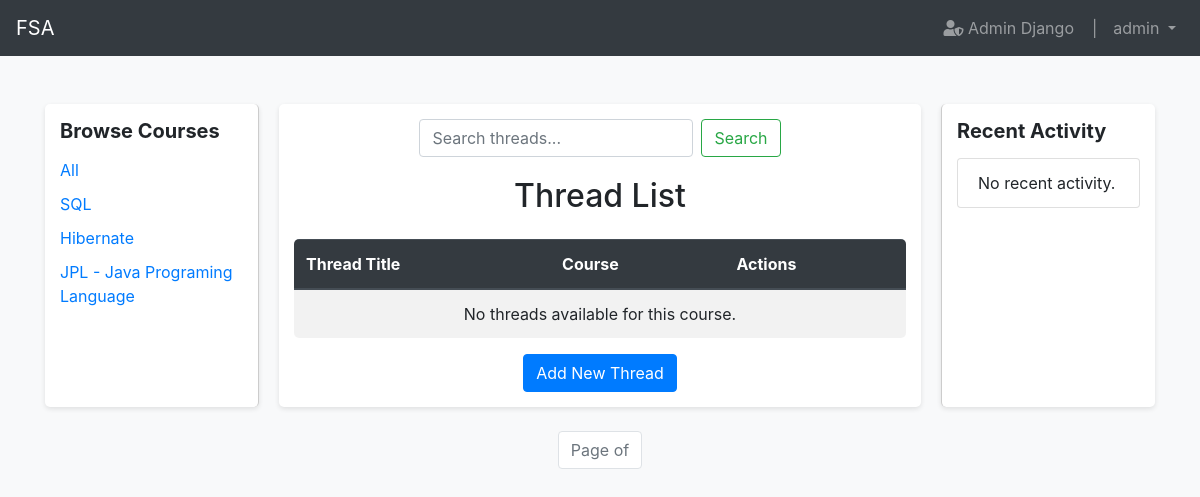
The app's page /thread/ (signed in) with its own data.
### user/models.py (models this page shows)
class User(AbstractUser):
    date_joined = models.DateTimeField(auto_now_add=True)
    training_programs = models.ManyToManyField(TrainingProgram)
    modules = models.ManyToManyField(Module, related_name='assigned_users', blank=True)
    groups = models.ManyToManyField(
        Group,
        blank=True,
        help_text='The groups this user belongs to.',
        verbose_name='groups',
        related_name='custom_user_groups',
    )
    user_permissions = models.ManyToManyField(
        Permission,
        blank=True,
        help_text='Specific permissions for this user.',
        verbose_name='user permissions',
        related_name='custom_user_permissions',
    )

### course/models.py (models this page shows, shortened)
class Course(models.Model):
    course_name = models.CharField(max_length=255, unique=True)
    course_code = models.CharField(max_length=20, unique=True, blank=True, null=True)
    description = models.TextField(blank=True, null=True)
    creator = models.ForeignKey('user.User', on_delete=models.SET_NULL, null=True, blank=True, related_name='created_courses')
    instructor = models.ForeignKey('user.User', on_delete=models.SET_NULL, null=True, blank=True, related_name='taught_courses')
    published = models.BooleanField(default=True)
    prerequisites = models.ManyToManyField('self', symmetrical=False, blank=True, related_name='is_prerequisite_for')
    tags = models.ManyToManyField('Tag', blank=True, related_name='courses')
    image = models.ImageField(upload_to='course_images/', null=True, blank=True)

### thread/views.py (the view)
# urls.py: path('', views.thread_list, name='thread_list'),
@login_required
def thread_list(request, course_id=None):
    q = request.GET.get('q', '')
    if course_id:
        threads = DiscussionThread.objects.filter(
            Q(thread_title__icontains=q) |
            Q(thread_content__icontains=q) |
            Q(created_by__username__icontains=q),
            course_id=course_id
        )
    else:
        threads = DiscussionThread.objects.filter(
            Q(thread_title__icontains=q) |
            Q(thread_content__icontains=q) |
            Q(created_by__username__icontains=q)
        )
    paginator = Paginator(threads, 10)  # 10 threads per page
    page_number = request.GET.get('page')
    page_obj = paginator.get_page(page_number)
    courses = Course.objects.all()
    context = {
        'threads': threads,
        'courses': courses,
        'query': q,
    }
    return render(request, 'thread/thread_list.html', context)

### thread/templates/thread/thread_list.html (shortened to what this page needs)
{% extends 'base.html' %}
{% load static %}
{% block content %}
<div class="container mt-5 thread-container">
    <div class="course-list">
        <h5>Browse Courses</h5>
        <ul>
            <li><a href="{% url 'thread:thread_list' %}">All</a></li>
            {% for course in courses %}
                <li><a href="{% url 'thread:thread_list_by_course' course.id %}">{{ course.course_name }}</a></li>
            {% empty %}
                <li>No courses available</li>
            {% endfor %}
        </ul>
    </div>
    <div class="main-content">
        <form method="GET" action="{% url 'thread:thread_list' %}" class="form-inline search-bar justify-content-center">
            <input type="text" name="q" class="form-control mr-sm-2" placeholder="Search threads..." value="{{ query|default:'' }}">
            <button class="btn btn-outline-success my-2 my-sm-0" type="submit">Search</button>
        </form>
        <h2 class="text-center mb-4">Thread List{% if course %} for {{ course.course_name }}{% endif %}</h2>
        {% if threads %}
        <table class="table table-striped table-hover">
            <thead class="thead-dark">
                <tr>
                    <td>#</td>
                    <th>Thread Title</th>
                    <th>Course</th>
                    <th>Actions</th>
                </tr>
            </thead>
            <tbody>
                {% for thread in threads %}
                <tr>
                    <td>{{ forloop.counter }}</td>
                    <td>
                        <a href="{% url 'thread:thread_detail' thread.pk %}" class="text-primary font-weight-bold">
                            {{ thread.thread_title }}
                        </a>
                    </td>
                    <td>{{ thread.course.course_name }}</td>
                    <td>
                        <a href="{% url 'thread:update_thread' thread.pk %}" class="btn btn-warning btn-sm">Edit</a>
                        <a href="{% url 'thread:delete_thread' thread.pk %}" class="btn btn-danger btn-sm">Delete</a>
                    </td>
                </tr>
                {% endfor %}
            </tbody>
        </table>
        {% else %}
        <table class="table table-striped table-hover">
            <thead class="thead-dark">
                <tr>
                    <th>Thread Title</th>
                    <th>Course</th>
                    <th>Actions</th>
                </tr>
            </thead>
            <tbody>
                <tr>
                    <td colspan="3" class="text-center">No threads available for this course.</td>
                </tr>
            </tbody>
        </table>
        {% endif %}
        <div class="text-center">
            <a href="{% url 'thread:create_thread' %}" class="btn btn-primary">Add New Thread</a>
        </div>
    </div>
    <div class="recent-activity">
        <h5>Recent Activity</h5>
        <ul class="list-group">
            {% for activity in recent_activities %}
                <li class="list-group-item">
                    {{ activity.username }} {{ activity.action }} "{{ activity.thread_title }}"
                </li>
            {% empty %}
                <li class="list-group-item">No recent activity.</li>
            {% endfor %}
        </ul>
    </div>
</div>
<nav aria-label="Page navigation" class="mt-4">
    <ul class="pagination justify-content-center">
        <li class="page-item disabled">
            <span class="page-link">Page {{ page_obj.number }} of {{ page_obj.paginator.num_pages }}</span>
        </li>
    </ul>
</nav>
{% endblock %}

### main/templates/base.html (shortened to what this page needs)
<!DOCTYPE html>
<html lang="en">
<head>
    <link rel="stylesheet" href="https://maxcdn.bootstrapcdn.com/bootstrap/4.5.2/css/bootstrap.min.css">
    <link rel="stylesheet" href="https://cdnjs.cloudflare.com/ajax/libs/font-awesome/5.15.4/css/all.min.css">
</head>
<body>
    <nav class="navbar navbar-expand-lg navbar-dark bg-dark">
        <a class="navbar-brand" href="{% url 'main:home' %}">FSA</a>
        <div class="collapse navbar-collapse">
                {% if request.user.is_authenticated %}
            <ul class="navbar-nav ml-auto">
                <li class="nav-item">
                    <a class="nav-link" href="{% url 'admin:index' %}" target="_blank">
                        <i class="fas fa-user-shield"></i> Admin Django &nbsp;&nbsp;&nbsp;|
                    </a>
                </li>
                <li class="nav-item dropdown">
                    <a class="nav-link dropdown-toggle" href="#" id="navbarDropdown" role="button" data-toggle="dropdown" aria-haspopup="true" aria-expanded="false">
                        {{ request.user.get_full_name|default:request.user.username }}
                    </a>
                </li>
                {% else %}
                <li class="nav-item"><a class="nav-link" href="{% url 'main:register_email' %}">Register</a></li>
                <li class="nav-item"><a class="nav-link" href="{% url 'main:login' %}">Login</a></li>
                {% endif %}
            </ul>
        </div>
    </nav>
    <div class="container-fluid mt-4">
        {% block content %}{% endblock %}
    </div>
</body>
</html>

### thread/templates/thread/thread_list.html (style rules this page uses)
body { background-color: #f8f9fa; }
.thread-container { display: grid; grid-template-columns: 1fr 3fr 1fr; gap: 20px; }
.course-list { border-right: 1px solid #ccc; padding-right: 20px; background-color: #ffffff; border-radius: 5px; padding: 15px; box-shadow: 0 2px 5px rgba(0, 0, 0, 0.1); }
.course-list h5 { font-weight: bold; margin-bottom: 15px; }
.course-list ul { list-style: none; padding: 0; }
.course-list li { margin-bottom: 10px; }
.course-list a { text-decoration: none; color: #007bff; }
.search-bar { margin-bottom: 20px; }
.main-content { background-color: #ffffff; border-radius: 5px; padding: 15px; box-shadow: 0 2px 5px rgba(0, 0, 0, 0.1); }
.main-content h2 { margin-bottom: 20px; }
.table { background-color: #ffffff; border-radius: 5px; overflow: hidden; }
.table th { background-color: #007bff; color: white; }
.table td { vertical-align: middle; }
.recent-activity { border-left: 1px solid #ccc; padding-left: 20px; background-color: #ffffff; border-radius: 5px; padding: 15px; box-shadow: 0 2px 5px rgba(0, 0, 0, 0.1); }
.recent-activity h5 { font-weight: bold; margin-bottom: 15px; }

### records on screen
User: user.get_full_name "admin"
Course: course_name "SQL"
Course: course_name "Hibernate"
Course: course_name "JPL - Java Programing Language"
